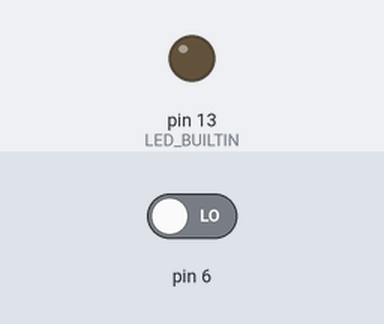
Simulated run of this sketch. Board: Arduino Uno, built with avr-gcc and run on an emulated ATmega328P. Shown: output pins drawn as LEDs (lit = HIGH). Inputs (shaded band) come from the test bench; at power-on: pin 6 LOW.

Above: at 1.2 s.
1.3 s: pin 6 driven HIGH
At 2.7 s:
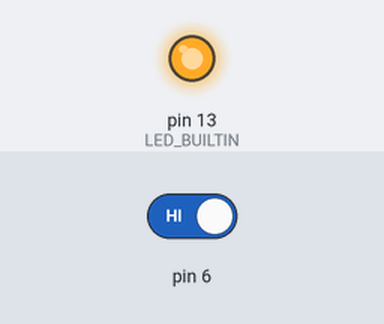
Timing chart, 0 to 4.3 s (numbered marks = the images above; inputs shaded):
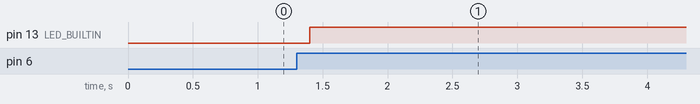

The sketch:

3_3_2_ButtonHolder.ino
```cpp
/*
 * Generated using BlocklyDuino:
 *
 * https://github.com/MediaTek-Labs/BlocklyDuino-for-LinkIt
 *
 * Date: Tue, 01 Jan 2019 09:20:48 GMT
 */


int Sw;

int SwOld;

int Butten;

void setup()
{
  Sw = 0;
  SwOld = 0;
  Butten = 0;
  pinMode(6, INPUT);
  pinMode(LED_BUILTIN, OUTPUT);
}


void loop()
{
  Sw = digitalRead(6);
  if (SwOld == 0 && Sw == 1) {
    Butten = 1 - Butten;
    delay(100);

  }
  SwOld = Sw;
  if (Butten == 1) {
    digitalWrite(LED_BUILTIN, HIGH);

  } else {
    digitalWrite(LED_BUILTIN, LOW);

  }
}
```

Measured:
- after the input at 1.3 s, pin 13 (LED_BUILTIN): LOW → HIGH after 0.10 s
